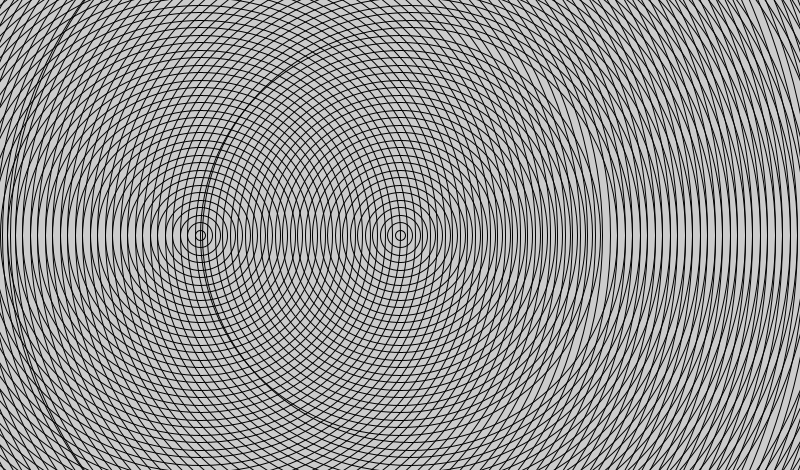
Frame 1 (no input)
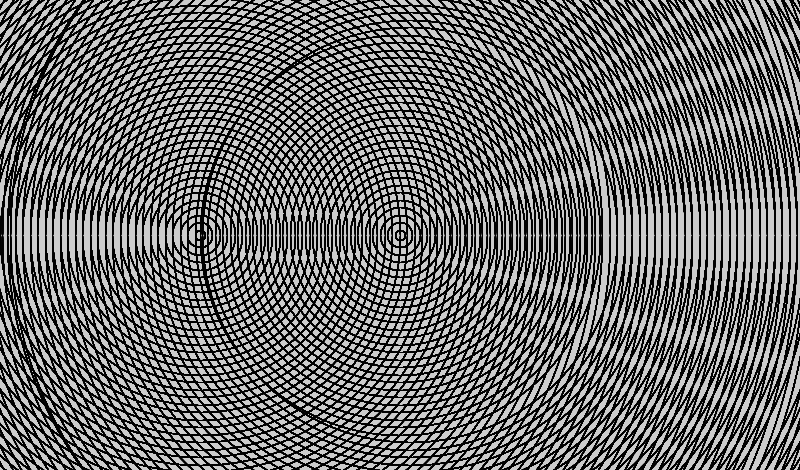
Frame 60 (the mouse pressed at the canvas centre just before this capture)
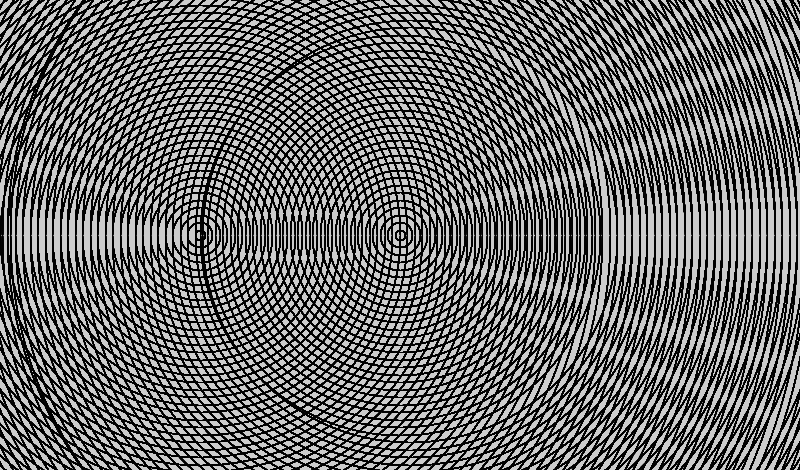
Frame 120 (the mouse held since frame 60 and released just before this capture)

The Processing sketch that drew these frames (run headless with seeded random() and noise(); from frame 60 on, the mouse is pressed at the canvas centre):

// Processing sketch: amazing_rings
// ── amazing_rings.pde

  /*** Go to the recipe to run the demonstration before starting this program ***/

void setup() {
  /* Set the size of your sketch to be a rectangle like in the recipe demonstration */
  size(800,470);
  /* Call the noFill() command so all the ellipses will be transparent */
  noFill();
}

void draw() {

        /* Use a for loop to make the first set of rings that will start in the left half of the window
        (you can use the code from your Bullseye program).*/  
       int xizzle = 400;
       int yizzle = 235;
       int wizzle = 10;
       int lizzle = 10;
       int xizzle2 = 200;
       int yizzle2 = 235;
       int wizzle2 = 10;
       int lizzle2 = 10;
       
        int speed = 10;
for(int i = 0; i < 10; i = i + 1) {
  for(int i2 = 0; i2 < 27; i2++){
        ellipse(xizzle,yizzle,wizzle,lizzle);
        wizzle = wizzle + 15;
        lizzle = lizzle + 15;
        }
        for(int i3 = 0; i3 < 27; i3++){
        ellipse(xizzle2,yizzle2,wizzle2,lizzle2);
        wizzle2 = wizzle2 + 15;
        lizzle2 = lizzle2 + 15;
        }
        xizzle = xizzle + speed;
        /*Make this set of rings move across the sketch to the right 
        Hint: make two variables, one for x and another for the speed. 
        Then increase x by the amount in speed */
        
        
        /*When the rings reach the right side of the sketch, reverse the direction so they move
        Hint: speed = -speed */

         
        /*When the rings reach the left side of the sketch, reverse the direction again */
        
}
 //CHALLENGE - to finish the Amazing Rings 
 
        /*Add another for loop to draw the second set of rings that will start in the right half of the window */
        
        
        /*Make this set of rings move in the opposite direction to the other rings 
        These rings must also "bounce" off the sides of the window.*/
        
}
